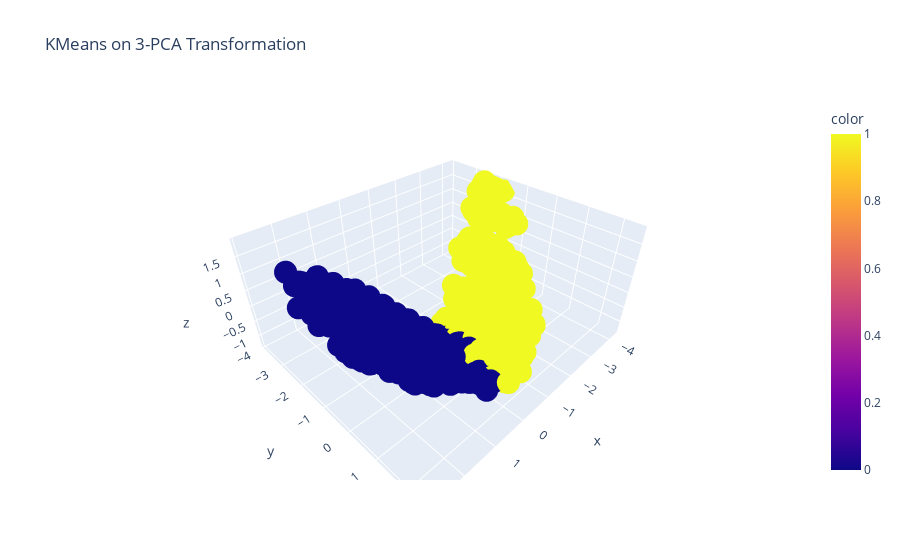

This figure's notebook cell:
### Markdown cell above
Analogously to the two-dimensional case, we still do not have a completely separable dataset. By applying KMeans again we have

### Code cell
kmeans_clusterer = KMeans(2)
Kmeans_labels = kmeans_clusterer.fit_predict(X_3PCA)

f = px.scatter_3d(x=X_3PCA[:, 0], y=X_3PCA[:,1], z=X_3PCA[:, 2], color=Kmeans_labels,
                  title = "KMeans on 3-PCA Transformation")
f.show()

### Figure 1 — Plotly figure (JSON) as saved in the notebook; plotly's stock layout.template omitted (floating-point values rounded to 4 significant figures; data arrays with more than 128 entries replaced by an {"elided": "..."} marker saying what was removed)
{"data": [{"hovertemplate": "x=%{x}<br>y=%{y}<br>z=%{z}<br>color=%{marker.color}<extra></extra>", "legendgroup": "", "marker": {"color": {"elided": "1372 int values"}, "coloraxis": "coloraxis", "symbol": "circle"}, "mode": "markers", "name": "", "scene": "scene", "showlegend": false, "type": "scatter3d", "x": {"elided": "1372 float values"}, "y": {"elided": "1372 float values"}, "z": {"elided": "1372 float values"}}], "layout": {"coloraxis": {"colorbar": {"title": {"text": "color"}}, "colorscale": [[0, "#0d0887"], [0.1111, "#46039f"], [0.2222, "#7201a8"], [0.3333, "#9c179e"], [0.4444, "#bd3786"], [0.5556, "#d8576b"], [0.6667, "#ed7953"], [0.7778, "#fb9f3a"], [0.8889, "#fdca26"], [1, "#f0f921"]]}, "legend": {"tracegroupgap": 0}, "scene": {"domain": {"x": [0, 1], "y": [0, 1]}, "xaxis": {"title": {"text": "x"}}, "yaxis": {"title": {"text": "y"}}, "zaxis": {"title": {"text": "z"}}}, "title": {"text": "KMeans on 3-PCA Transformation"}}}
